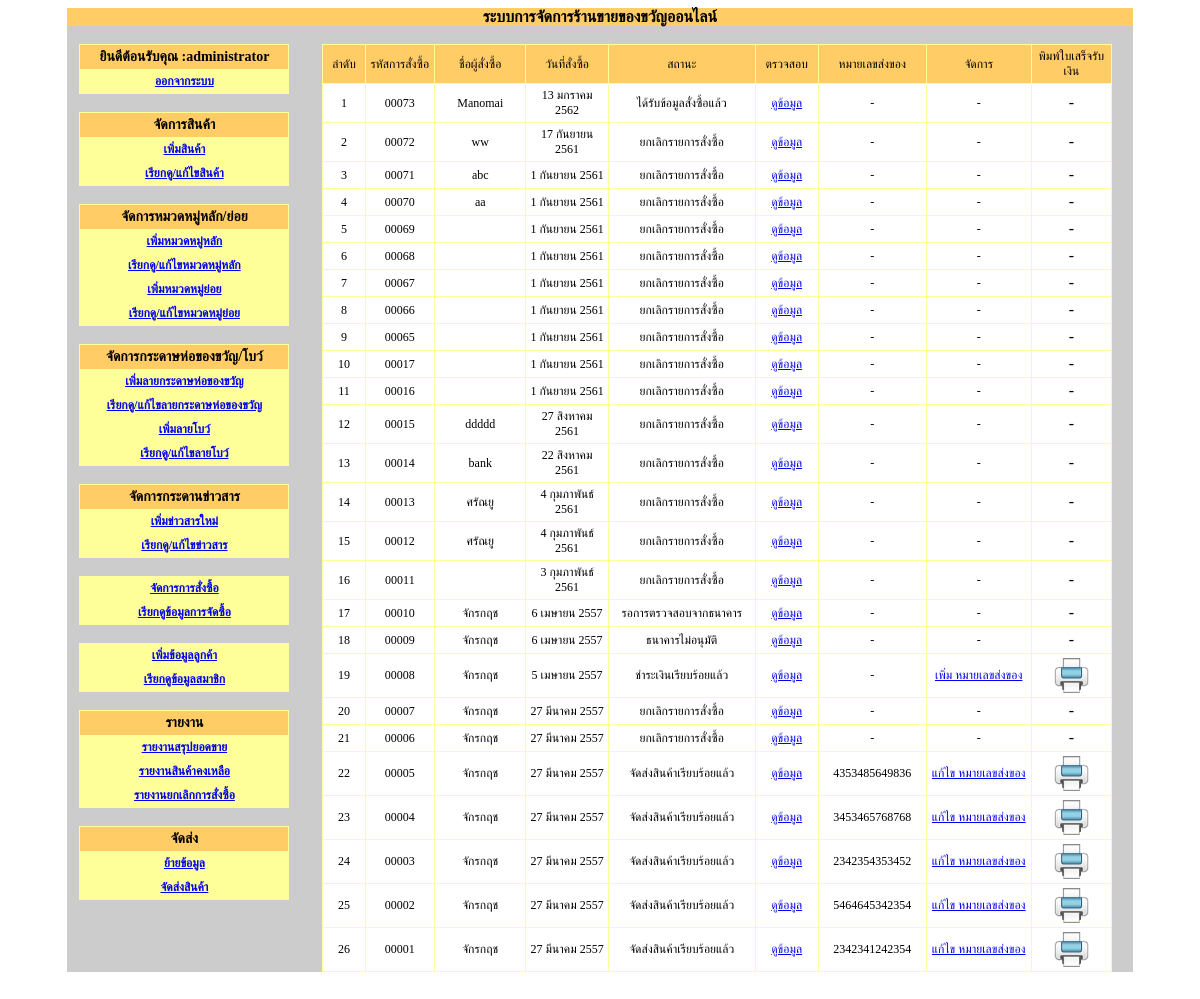
/giftshop2_V2_1/admin/main.php?module=order (signed in), run on the app's committed database.
### tables this page shows
CREATE TABLE `tbl_order` (
  `order_id` int(5) unsigned zerofill NOT NULL auto_increment COMMENT 'รหัสการสั่งสินค้า',
  `customer_id` int(5) unsigned zerofill NOT NULL COMMENT 'รหัสของลูกค้าที่สั่งสินค้า',
  `newname` varchar(50) NOT NULL,
  `address_send` text NOT NULL,
  `district_id` int(5) NOT NULL,
  `prefecture_id` int(5) NOT NULL,
  `province_id` int(2) NOT NULL,
  `postcode` int(5) NOT NULL,
  `telephone_send` varchar(10) NOT NULL,
  `mail_send` varchar(50) NOT NULL,
  `paper_id` int(2) unsigned zerofill NOT NULL,
  `ribbon_id` int(2) unsigned zerofill NOT NULL,
  `order_date` date NOT NULL COMMENT 'วันที่ลูกค้าสั่งซื้อสินค้า',
  `order_status` int(1) NOT NULL,
  `delivery_id` varchar(13) NOT NULL default '-',
  `order_tc` int(2) NOT NULL,
  PRIMARY KEY  (`order_id`)
);

CREATE TABLE `tbl_customer` (
  `customer_id` int(5) unsigned zerofill NOT NULL auto_increment,
  `customer_name` varchar(50) NOT NULL,
  `customer_name_last` varchar(255) NOT NULL,
  `customer_address` text NOT NULL,
  `district_id` int(5) NOT NULL,
  `prefecture_id` int(5) NOT NULL,
  `province_id` int(2) NOT NULL,
  `postcode` int(5) NOT NULL,
  `customer_telephone` varchar(10) NOT NULL,
  `customer_email` varchar(50) NOT NULL,
  `customer_pass` varchar(20) NOT NULL,
  `Date` varchar(10) NOT NULL,
  `item1` varchar(255) NOT NULL,
  `item2` varchar(255) NOT NULL,
  `item3` varchar(255) NOT NULL,
  `item4` varchar(255) NOT NULL,
  `item5` varchar(255) NOT NULL,
  `item6` varchar(255) NOT NULL,
  `item7` varchar(255) NOT NULL,
  PRIMARY KEY  (`customer_id`)
);

### giftshop2_V2_1/includes/function.ini.php (called while the page is built, shortened)
<?
$thaimonth2=array("มกราคม", "กุมภาพันธ์", "มีนาคม", "เมษายน", "พฤษภาคม","มิถุนายน", "กรกฎาคม", "สิงหาคม", "กันยายน","ตุลาคม","พฤศจิกายน", "ธันวาคม");
	function shotdate($date){
		global $thaimonth2;
		$txtDate=explode("-",$date);
		$date=$txtDate[2]+0 ." ";
		$date.=$thaimonth2[$txtDate[1]-1]." ";
		$date.=$txtDate[0]+543;
		return $date;
	}
?>

### giftshop2_V2_1/admin/order.php (the view, shortened to what this page needs)
<?
    switch($mode){
	  ?>
<?
default;
    $sql="select * from tbl_order as a,tbl_customer as b where a.customer_id=b.customer_id order by order_id desc";
	$qry=mysql_query($sql);
	$numrow=mysql_num_rows($qry);
	?>
 <br />
<table width="95%" border="0" align="center" cellpadding="4" cellspacing="1" bgcolor="#FFFF99">
      <tr>
        <td width="40" align="center" bgcolor="#FFCC66" class="sizemain1">ลำดับ</td>
        <td width="82" align="center" bgcolor="#FFCC66"><span class="sizemain1">รหัสการสั่งซื้อ</span></td>
        <td width="108" align="center" bgcolor="#FFCC66" class="sizemain1">ชื่อผู้สั่งซื้อ</td>
        <td width="94" align="center" bgcolor="#FFCC66"><span class="sizemain1">วันที่สั่งซื้อ</span></td>
        <td width="208" align="center" bgcolor="#FFCC66"><span class="sizemain1">สถานะ</span></td>
        <td width="75" align="center" bgcolor="#FFCC66" class="sizemain1">ตรวจสอบ</td>
        <td width="114" align="center" bgcolor="#FFCC66"><span class="sizemain1">หมายเลขส่งของ</span></td>
        <td width="136" align="center" bgcolor="#FFCC66"><span class="sizemain1">จัดการ</span></td>
        <td width="97" align="center" bgcolor="#FFCC66"> <span class="sizemain1">พิมพ์ใบเสร็จรับเงิน</span></td>
  </tr>
      <? if($numrow==0){
      ?>
      <tr>
        <td colspan="9" bgcolor="#FFFFFF"><span class="sizemain1">ไม่มีรายการสั่งซื้อ</span></td>
  </tr>
        <?
	  }else{
		  while($db=mysql_fetch_array($qry)){
			    switch($db['order_status']){
				case 0: $textstatus="ได้รับข้อมูลสั่งซื้อแล้ว"; break;
				case 1: $textstatus="ชำระเงินเรียบร้อยแล้ว"; break;
				case 3: $textstatus="ยกเลิกรายการสั่งซื้อ"; break;
				case 4: $textstatus="จัดส่งสินค้าเรียบร้อยแล้ว"; break;
				case 5: $textstatus="รอการตรวจสอบจากธนาคาร"; break;
				case 6: $textstatus="ธนาคารไม่อนุมัติ"; break;
				}
				$no++;
		?>
      <tr>
        <td align="center" bgcolor="#FFFFFF"><span class="sizemain1">
          <?=$no?>
        </span></td>
        <td align="center" bgcolor="#FFFFFF"><span class="sizemain1">
        <?=$db['order_id']?>
        </span></td>
        <td align="center" bgcolor="#FFFFFF"><span class="sizemain1">
          <?=$db['customer_name']?>
        </span></td>
        <td align="center" bgcolor="#FFFFFF"><span class="sizemain1">
        <?=shotdate($db['order_date'])?>
        </span></td>
        <td align="center" bgcolor="#FFFFFF"><span class="sizemain1">
        <?=$textstatus?>
        </span></td>
        <td align="center" bgcolor="#FFFFFF">
          <span class="sizemain1"><a href="main.php?module=order&mode=bill&order_id=<?=$db['order_id']?>">ดูข้อมูล</a>
        </span></td>
        <td align="center" bgcolor="#FFFFFF"><span class="sizemain1">
        <?=$db['delivery_id']?>
        </span></td>
       <td align="center" bgcolor="#FFFFFF">
         <span class="sizemain1">
         <?
		if($db['order_status']==1){?>
         <a href="main.php?module=order&mode=update&order_id=<?=$db['order_id']?>">เพิ่ม หมายเลขส่งของ</a>
		<? }elseif ($db['order_status']==4){?>
       		<a href="main.php?module=order&mode=edit&order_id=<?=$db['order_id']?>">แก้ไข หมายเลขส่งของ</a>
        <? }else{echo "-";}?>
        </span></td>
       <td align="center" bgcolor="#FFFFFF">
       <?
		if($db['order_status']==1 || $db['order_status']==4) {
			?>
			<a href="print_receipt.php?order_id=<?=$db['order_id']?>&order_tc=<?=$db['order_tc']?>" target="_blank"><img src="../images/print-icon.png" width="35" height="35" /></a>			<?
				}else{echo "-";}
		?>
       </td>
      </tr>
      <?
		  }
	  }
	  ?>
    </table>
    <?
	}
	?>

### giftshop2_V2_1/admin/order.php (style rules this page uses)
.sizemain1 { font-size: 12px; }

### data on the page
tbl_order: order_id "00073", customer.customer_name "Manomai", order_date "13 มกราคม 2562", order_status "ได้รับข้อมูลสั่งซื้อแล้ว", delivery "-"
tbl_order: order_id "00072", customer.customer_name "ww", order_date "17 กันยายน 2561", order_status "ยกเลิกรายการสั่งซื้อ", delivery "-"
tbl_order: order_id "00071", customer.customer_name "abc", order_date "1 กันยายน 2561", order_status "ยกเลิกรายการสั่งซื้อ", delivery "-"
tbl_order: order_id "00070", customer.customer_name "aa", order_date "1 กันยายน 2561", order_status "ยกเลิกรายการสั่งซื้อ", delivery "-"
tbl_order: order_id "00069", order_date "1 กันยายน 2561", order_status "ยกเลิกรายการสั่งซื้อ", delivery "-"
tbl_order: order_id "00068", order_date "1 กันยายน 2561", order_status "ยกเลิกรายการสั่งซื้อ", delivery "-"
tbl_order: order_id "00067", order_date "1 กันยายน 2561", order_status "ยกเลิกรายการสั่งซื้อ", delivery "-"
tbl_order: order_id "00066", order_date "1 กันยายน 2561", order_status "ยกเลิกรายการสั่งซื้อ", delivery "-"
tbl_order: order_id "00065", order_date "1 กันยายน 2561", order_status "ยกเลิกรายการสั่งซื้อ", delivery "-"
tbl_order: order_id "00017", order_date "1 กันยายน 2561", order_status "ยกเลิกรายการสั่งซื้อ", delivery "-"
tbl_order: order_id "00016", order_date "1 กันยายน 2561", order_status "ยกเลิกรายการสั่งซื้อ", delivery "-"
tbl_order: order_id "00015", customer.customer_name "ddddd", order_date "27 สิงหาคม 2561", order_status "ยกเลิกรายการสั่งซื้อ", delivery "-"
tbl_order: order_id "00014", customer.customer_name "bank", order_date "22 สิงหาคม 2561", order_status "ยกเลิกรายการสั่งซื้อ", delivery "-"
tbl_order: order_id "00013", customer.customer_name "ศรัณยู", order_date "4 กุมภาพันธ์ 2561", order_status "ยกเลิกรายการสั่งซื้อ", delivery "-"
tbl_order: order_id "00012", customer.customer_name "ศรัณยู", order_date "4 กุมภาพันธ์ 2561", order_status "ยกเลิกรายการสั่งซื้อ", delivery "-"
tbl_order: order_id "00011", order_date "3 กุมภาพันธ์ 2561", order_status "ยกเลิกรายการสั่งซื้อ", delivery "-"
tbl_order: order_id "00010", customer.customer_name "จักรกฤช", order_date "6 เมษายน 2557", order_status "รอการตรวจสอบจากธนาคาร", delivery "-"
tbl_order: order_id "00009", customer.customer_name "จักรกฤช", order_date "6 เมษายน 2557", order_status "ธนาคารไม่อนุมัติ", delivery "-"
tbl_order: order_id "00008", customer.customer_name "จักรกฤช", order_date "5 เมษายน 2557", order_status "ชำระเงินเรียบร้อยแล้ว", delivery "-"
tbl_order: order_id "00007", customer.customer_name "จักรกฤช", order_date "27 มีนาคม 2557", order_status "ยกเลิกรายการสั่งซื้อ", delivery "-"
tbl_order: order_id "00006", customer.customer_name "จักรกฤช", order_date "27 มีนาคม 2557", order_status "ยกเลิกรายการสั่งซื้อ", delivery "-"
tbl_order: order_id "00005", customer.customer_name "จักรกฤช", order_date "27 มีนาคม 2557", order_status "จัดส่งสินค้าเรียบร้อยแล้ว", delivery "4353485649836"
tbl_order: order_id "00004", customer.customer_name "จักรกฤช", order_date "27 มีนาคม 2557", order_status "จัดส่งสินค้าเรียบร้อยแล้ว", delivery "3453465768768"
tbl_order: order_id "00003", customer.customer_name "จักรกฤช", order_date "27 มีนาคม 2557", order_status "จัดส่งสินค้าเรียบร้อยแล้ว", delivery "2342354353452"
tbl_order: order_id "00002", customer.customer_name "จักรกฤช", order_date "27 มีนาคม 2557", order_status "จัดส่งสินค้าเรียบร้อยแล้ว", delivery "5464645342354"
tbl_order: order_id "00001", customer.customer_name "จักรกฤช", order_date "27 มีนาคม 2557", order_status "จัดส่งสินค้าเรียบร้อยแล้ว", delivery "2342341242354"

### other printed values
$_SESSION['adminname'] "administrator"
